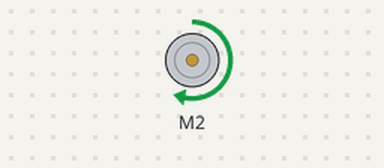
The sketch below on a simulated Arduino Uno, built with avr-gcc and run on an emulated ATmega328P. On the bench: DC motor (green arrow = forward, orange = backward, longer = faster).

Above: at 0.1 s.
Timing chart, 0 to 1.6 s (numbered marks = the images above):
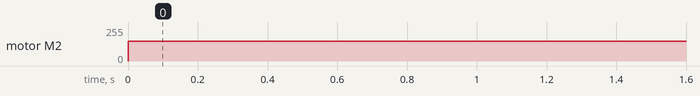

The sketch:

Motor_Control.ino
```cpp
#include <Arduino.h>
#include <Wire.h>
#include <Adafruit_MotorShield.h>
#include "utility/Adafruit_MS_PWMServoDriver.h"
Adafruit_MotorShield AFMS= Adafruit_MotorShield();
Adafruit_DCMotor *myMotor=AFMS.getMotor(2);
void setup() {
  // put your setup code here, to run once:

  Serial.begin(9600);
  Wire.begin();
  AFMS.begin();


  myMotor->setSpeed(150);
  myMotor->run(FORWARD);
}

void loop() {
  // put your main code here, to run repeatedly:

  myMotor->setSpeed(150);
  myMotor->run(FORWARD);
}
```

Measured:
- by itself, motor M2: stopped → forward 150/255 at 0.00 s
